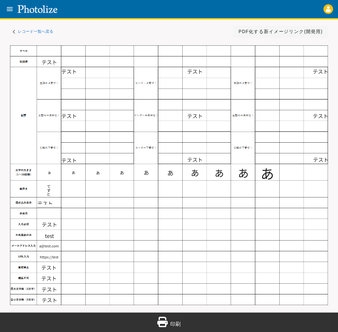
#> input picture python/TestScript/photolize/slt_ver1/high_png/test.png, 338 x 332 px, shrunk from 1042 x 1024 before the run
$ python position_copy3.py
#> lines starting #> are read from the running program, lines starting #| are printed output that depends on the picture
# 今のところ、これを採用
# 成功作（ただし、position_copy2と比べて背景が明るめというか元画像と同じ輝度、こちらを採用する予定）
# diff_color_img.pyをより正確に差分ごとに色分けできるようにしたもの
# 連番の色枠付き画像を生成＆対応する赤枠と緑枠を出力＆赤枠と緑枠の座標と幅と高さを出力＆配置の差異判定
# 参考サイト：https://sosotata.com/spot7differences/
import cv2
import os
import numpy as np
from datetime import datetime
import subprocess


# 保存先ディレクトリを作成
output_dir = os.path.join(os.path.dirname(os.path.abspath(__file__)), "high_png/")
# フォルダが存在しない場合は作成
if not os.path.exists(output_dir):
    os.makedirs(output_dir)
    command = f"sudo chown -R aridome:aridome {output_dir}"
    # コマンドを実行
    subprocess.call(command, shell=True)

# ファイル名を生成
output_file_name_A = 'test.png'
output_file_name_B = 'chg_position.png'
# ファイルパスを作成
output_file_path_A = os.path.join(output_dir, output_file_name_A)
output_file_path_B = os.path.join(output_dir, output_file_name_B)

img1 = cv2.imread(output_file_path_A)
#> img1 is the input picture: shape (332, 338, 3); mean B, G, R 228.8, 226.5, 221.3
img2 = cv2.imread(output_file_path_B)
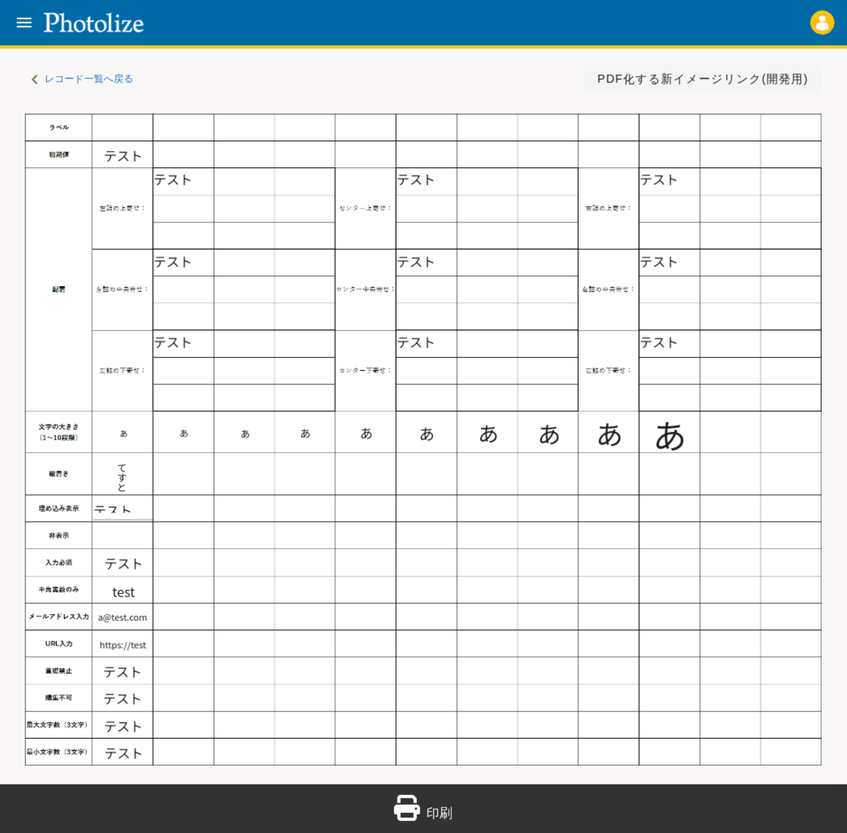
#> input picture python/TestScript/photolize/slt_ver1/high_png/chg_position.png, 847 x 833 px, shrunk from 2613 x 2567 before the run
#> img2 is the input picture: shape (833, 847, 3); mean B, G, R 229.3, 226.9, 221.8

# clathを使って、コントラス強調
clahe = cv2.createCLAHE(clipLimit=30.0, tileGridSize=(10, 10))
img1_gray = cv2.cvtColor(img1, cv2.COLOR_BGR2GRAY)
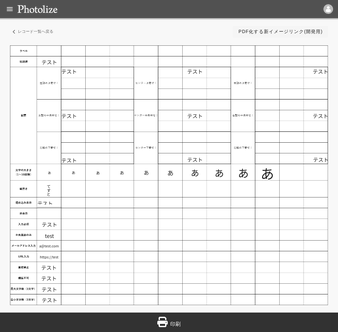
#> img1_gray: shape (332, 338); min 0, max 255, mean 225.2
img2_gray = cv2.cvtColor(img2, cv2.COLOR_BGR2GRAY)
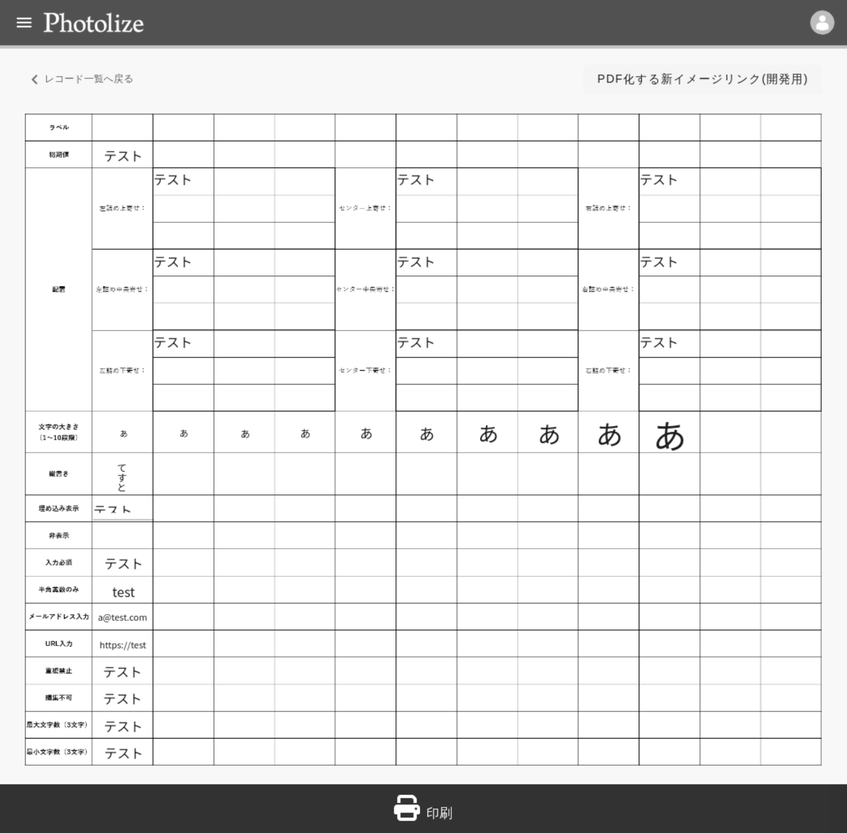
#> img2_gray: shape (833, 847); min 6, max 255, mean 225.7
img1_gray = clahe.apply(img1_gray)
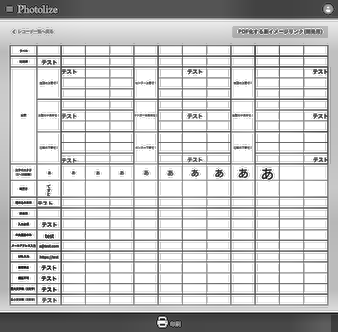
#> img1_gray: shape (332, 338); min 1, max 255, mean 202.1
img2_gray = clahe.apply(img2_gray)
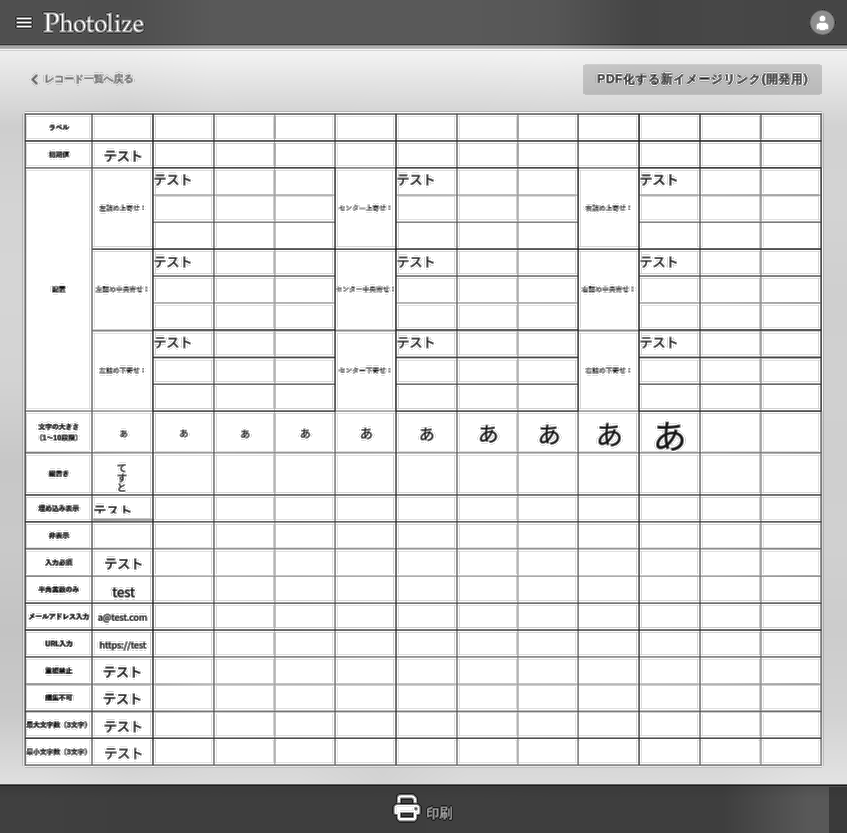
#> img2_gray: shape (833, 847); min 4, max 255, mean 215.3

# img1_gray = cv2.GaussianBlur(img1_gray, (13, 13), 0)
# img2_gray = cv2.GaussianBlur(img2_gray, (13, 13), 0)

# 画像Aから画像Bを引くことで1枚目の画像の差分のみを取得
#> (the run stopped early here; a loop or call above may not have finished)
